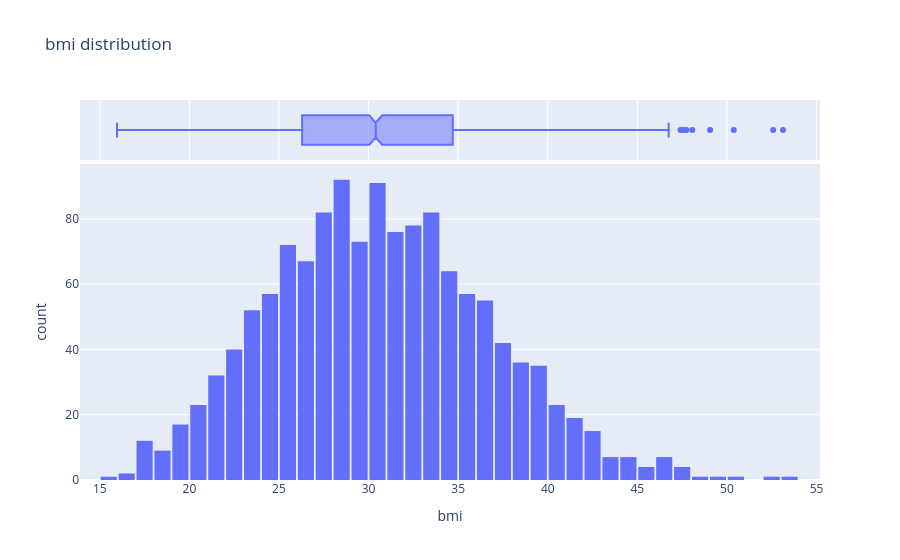

This figure's notebook cell:
### Code cell
bmi_hist=px.histogram(medical_df,x='bmi',marginal='box', title="bmi distribution")
bmi_hist.update_layout(bargap=0.1)
bmi_hist.show()

### Figure 1 — Plotly figure (JSON) as saved in the notebook; plotly's stock layout.template omitted (floating-point values rounded to 4 significant figures; data arrays with more than 128 entries replaced by an {"elided": "..."} marker saying what was removed)
{"data": [{"bingroup": "x", "hovertemplate": "bmi=%{x}<br>count=%{y}<extra></extra>", "legendgroup": "", "marker": {"color": "#636efa", "pattern": {"shape": ""}}, "name": "", "orientation": "v", "showlegend": false, "type": "histogram", "x": {"elided": "1338 float values"}, "xaxis": "x", "yaxis": "y"}, {"hovertemplate": "bmi=%{x}<extra></extra>", "legendgroup": "", "marker": {"color": "#636efa"}, "name": "", "notched": true, "showlegend": false, "type": "box", "x": {"elided": "1338 float values"}, "xaxis": "x2", "yaxis": "y2"}], "layout": {"bargap": 0.1, "barmode": "relative", "legend": {"tracegroupgap": 0}, "title": {"text": "bmi distribution"}, "xaxis": {"anchor": "y", "domain": [0, 1], "title": {"text": "bmi"}}, "xaxis2": {"anchor": "y2", "domain": [0, 1], "matches": "x", "showgrid": true, "showticklabels": false}, "yaxis": {"anchor": "x", "domain": [0, 0.8316], "title": {"text": "count"}}, "yaxis2": {"anchor": "x2", "domain": [0.8416, 1], "matches": "y2", "showgrid": false, "showline": false, "showticklabels": false, "ticks": ""}}}
